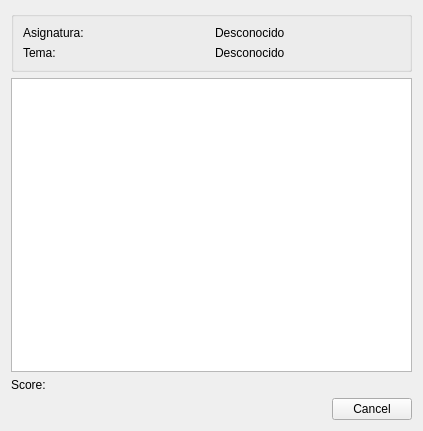
<?xml version="1.0" encoding="UTF-8"?>
<ui version="4.0">
 <class>ResultadosForm</class>
 <widget class="QWidget" name="ResultadosForm">
  <property name="geometry">
   <rect>
    <x>0</x>
    <y>0</y>
    <width>423</width>
    <height>431</height>
   </rect>
  </property>
  <property name="windowTitle">
   <string>Form</string>
  </property>
  <layout class="QGridLayout" name="gridLayout_2">
   <item row="3" column="0">
    <widget class="QDialogButtonBox" name="buttonBox">
     <property name="standardButtons">
      <set>QDialogButtonBox::Cancel</set>
     </property>
    </widget>
   </item>
   <item row="1" column="0">
    <widget class="QTableWidget" name="tblResultados"/>
   </item>
   <item row="0" column="0">
    <widget class="QGroupBox" name="groupBox">
     <property name="title">
      <string/>
     </property>
     <layout class="QGridLayout" name="gridLayout">
      <item row="0" column="0">
       <widget class="QLabel" name="label">
        <property name="text">
         <string>Asignatura:</string>
        </property>
       </widget>
      </item>
      <item row="0" column="1">
       <widget class="QLabel" name="lblAsignatura">
        <property name="text">
         <string>Desconocido</string>
        </property>
       </widget>
      </item>
      <item row="1" column="0">
       <widget class="QLabel" name="label_2">
        <property name="text">
         <string>Tema:</string>
        </property>
       </widget>
      </item>
      <item row="1" column="1">
       <widget class="QLabel" name="lblTema">
        <property name="text">
         <string>Desconocido</string>
        </property>
       </widget>
      </item>
     </layout>
    </widget>
   </item>
   <item row="2" column="0">
    <widget class="QLabel" name="lblScore">
     <property name="text">
      <string>Score:</string>
     </property>
    </widget>
   </item>
  </layout>
 </widget>
 <resources/>
 <connections/>
</ui>
